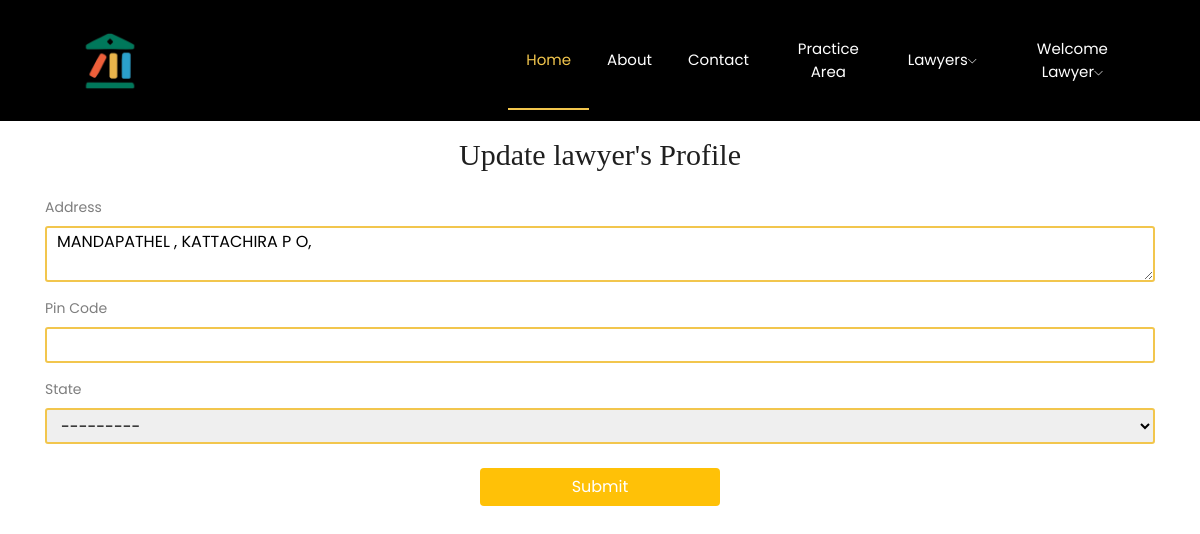
Page /accounts/update_profile/ (signed in) on the earlier database version.
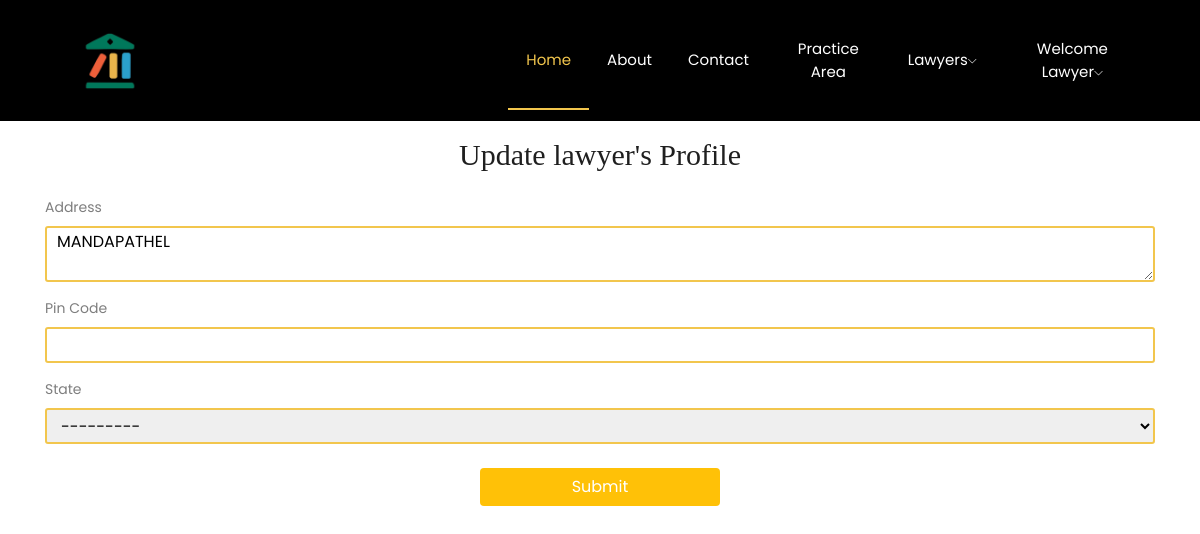
Same page on the later database version.
### accounts/models.py (models this page shows)
class CustomUser(AbstractUser):
    USER_TYPES = (
        ('admin', 'Admin'),
        ('lawyer', 'Lawyer'),
        ('student', 'Student'),
        ('client', 'Client'),
    )
    STATES = (
    ('Andhra Pradesh', 'Andhra Pradesh'),
    ('Arunachal Pradesh', 'Arunachal Pradesh'),
    ('Assam', 'Assam'),
    ('Bihar', 'Bihar'),
    ('Chhattisgarh', 'Chhattisgarh'),
    ('Goa', 'Goa'),
    ('Gujarat', 'Gujarat'),
    ('Haryana', 'Haryana'),
    ('Himachal Pradesh', 'Himachal Pradesh'),
    ('Jharkhand', 'Jharkhand'),
    ('Karnataka', 'Karnataka'),
    ('Kerala', 'Kerala'),
    ('Madhya Pradesh', 'Madhya Pradesh'),
    ('Maharashtra', 'Maharashtra'),
    ('Manipur', 'Manipur'),
    ('Meghalaya', 'Meghalaya'),
    ('Mizoram', 'Mizoram'),
    ('Nagaland', 'Nagaland'),
    ('Odisha', 'Odisha'),
    ('Punjab', 'Punjab'),
    ('Rajasthan', 'Rajasthan'),
    ('Sikkim', 'Sikkim'),
    ('Tamil Nadu', 'Tamil Nadu'),
    ('Telangana', 'Telangana'),
    ('Tripura', 'Tripura'),
    ('Uttar Pradesh', 'Uttar Pradesh'),
    ('Uttarakhand', 'Uttarakhand'),
    ('West Bengal', 'West Bengal'),
    ('Andaman and Nicobar Islands', 'Andaman and Nicobar Islands'),
    ('Chandigarh', 'Chandigarh'),
    ('Dadra and Nagar Haveli and Daman and Diu', 'Dadra and Nagar Haveli and Daman and Diu'),
    ('Lakshadweep', 'Lakshadweep'),
    ('Delhi', 'Delhi'),
    ('Puducherry', 'Puducherry'),
)
    user_type = models.CharField(max_length=10, choices=USER_TYPES, default='client')
    email = models.EmailField(unique=True, default='')  # Change: Use email as the username
    first_name = models.CharField(max_length=30, default='')  # Added: First name field
    last_name = models.CharField(max_length=30, default='')  # Added: Last name field
    address = models.TextField(default='',blank=True,)  # Added: Address field
    dob = models.DateField(default='2000-01-01',blank=True,)  # Added: Date of birth field
    pin = models.CharField(max_length=6, default='',blank=True,)  # Added: PIN code field
    state = models.CharField(max_length=50, choices=STATES, blank=True, null=False)
    phone = models.CharField(max_length=15,blank=True, unique=True)  # Added: Phone number field

### accounts/views.py (the view)
# urls.py: path('update_profile/', views.update_profile, name='update_profile'),
def update_profile(request):
    user = request.user
    if request.method == 'POST':
        form = UserProfileUpdateForm(request.POST, instance=user)
        if form.is_valid():
            form.save()
            return redirect('client_dashboard')  # Redirect to the user's profile page after updating
    else:
        form = UserProfileUpdateForm(instance=user)
    return render(request, 'client/update_profile.html', {'form': form})

### accounts/forms.py
class UserProfileUpdateForm(forms.ModelForm):
    class Meta:
        model = CustomUser
        fields = ['address', 'pin', 'state']  # Add other fields as needed

### accounts/templates/client/update_profile.html (shortened to what the changed rows need)
{% load static %}
<!doctype html>
<html class="no-js" lang="zxx">
<head>
    <link rel="stylesheet" href="{% static 'css/bootstrap.min.css' %}">
    <link rel="stylesheet" href="{% static 'css/owl.carousel.min.css' %}">
    <link rel="stylesheet" href="{% static 'css/magnific-popup.css' %}">
    <link rel="stylesheet" href="{% static 'css/font-awesome.min.css' %}">
    <link rel="stylesheet" href="{% static 'css/themify-icons.css' %}">
    <link rel="stylesheet" href="{% static 'css/nice-select.css' %}">
    <link rel="stylesheet" href="{% static 'css/flaticon.css' %}">
    <link rel="stylesheet" href="{% static 'css/flaticon.css' %}">
    <link rel="stylesheet" href="{% static 'css/gijgo.css' %}">
    <link rel="stylesheet" href="{% static 'css/slicknav.css' %}">
    <link rel="stylesheet" href="{% static 'css/style.css' %}">
    <link rel="stylesheet" href="{% static 'css/bookings.css' %}">
    <link rel="stylesheet" href="{% static 'css/update_profile.css' %}">
    <link rel="stylesheet" href="{% static 'css/add_user.css' %}">
</head>
<body>
    <header>
        <div class="header-area ">
            <div id="sticky-header" class="main-header-area">
                <div class="container-fluid p-0">
                    <div class="row align-items-center justify-content-between no-gutters">
                        <div class="col-xl-7 col-lg-8">
                            <div class="main-menu  d-none d-lg-block">
                                <nav>
                                    <ul id="navigation">
                                        {% if user.is_authenticated %}
                                        <li>
                                            <a href="#">Welcome {{ user.first_name }}<i class="ti-angle-down"></i></a>
                                        </li>
                                        {% else %}
                                        <li><a href="{% url 'signup' %}">Signup</a></li>
                                        <li><a href="{% url 'login' %}">Login</a></li>
                                        {% endif %}
                                    </ul>
                                </nav>
                            </div>
                        </div>
                    </div>
                </div>
            </div>
        </div>
    </header>
    <div class="container pb-5">
        <h2 class="mt-3 text-center">Update {{ user.first_name }}'s Profile</h2>
        <div class="row">
            <div class="col-md-12">
                <form method="POST" enctype="multipart/form-data" action="">
                    <div class="input-row">
                        <div class="input-group">
                            <label for="{{ form.address.id_for_label }}">Address</label>
                            {{ form.address }}
                        </div>
                    </div>
                    <div class="input-row">
                        <div class="input-group">
                            <label for="{{ form.pin.id_for_label }}">Pin Code</label>
                            {{ form.pin }}
                        </div>
                    </div>
                    <div class="input-row">
                        <div class="input-group">
                            <label for="{{ form.state.id_for_label }}">State</label>
                            {{ form.state }}
                        </div>
                    </div>
                </form>
            </div>
        </div>
    </div>
</body>
</html>

Differences in the rows shown:
changed CustomUser "lawyer": address "MANDAPATHEL , KATTACHIRA P O," → "MANDAPATHEL"
